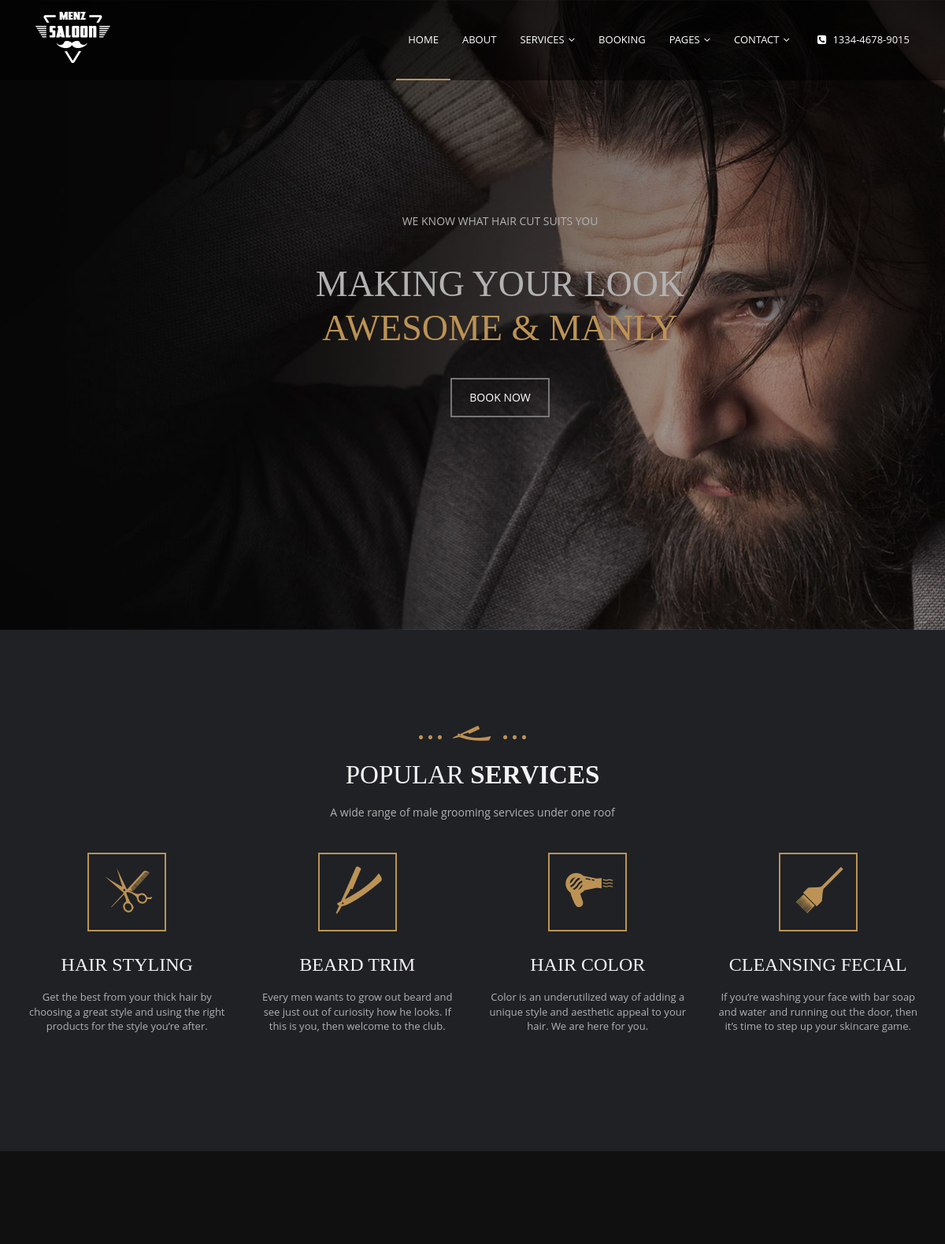
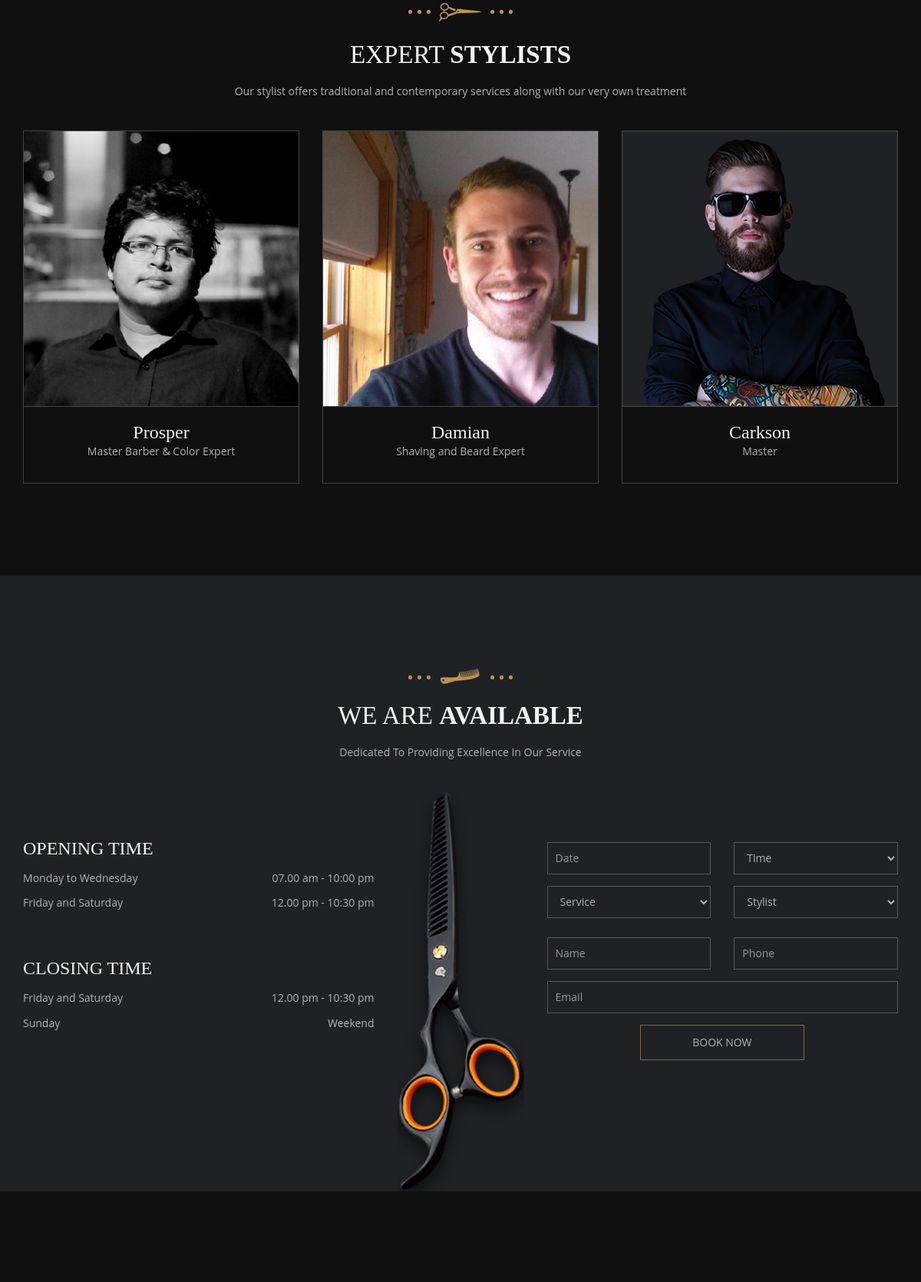
The page / (upper part) on the database its author committed (2 pictures, top to bottom).
### base/models.py (models this page shows, shortened)
class Employee(models.Model):
    service = models.ForeignKey(Service, blank=True, null=True, on_delete=models.SET_NULL)
    name = models.CharField(max_length=200, null=True, blank=True)
    skill = models.CharField(max_length=200, null=True, blank=True)
    profile_image = models.ImageField(null=True, blank=True)
    social_facebook = models.CharField(max_length=200, null=True, blank=True)
    social_linked_in = models.CharField(max_length=200, null=True, blank=True)
    social_twitter = models.CharField(max_length=200, null=True, blank=True)
    created = models.DateField(auto_now_add=True)
    id = models.UUIDField(default=uuid.uuid4, unique=True, primary_key=True, editable=False)

### base/views.py (the view)
# urls.py: path('', views.HomePage, name="home"),
def HomePage(request):
    employees = Employee.objects.all()
    img2 = why_us.objects.get(img1="stylist-1_dopPnFb.png")
    page = 1
    results = 3
    paginator = Paginator(employees, results)
    employees = paginator.page(page)
    context = {'employees':employees, 'img2':img2}
    return render(request, 'base/index.html', context)

### base/templates/base/index.html (shortened to what this page needs)
{% extends "main.html" %}
{% load static %}
{% block content %}
        <div class="owl-carousel hero-slider">
            <div class="slider-item" style="background-image: url({% static 'images/slideshow/slide-1.jpg' %});">
                <div class="container">
                    <div class="row">
                        <div class="col-md-12 text-center">
                            <p class="subtitle">WE KNOW WHAT HAIR CUT SUITS YOU</p>
                            <h1 class="title">MAKING YOUR LOOK</h1>
                            <h1 class="title title-colored">AWESOME &amp; MANLY</h1>
                            <a class="slider-btn" href="service.html">Book Now</a>
                        </div>
                    </div>
                </div>
            </div>
        </div>
        <div class="service-area bg-color-1 pad120">
            <div class="container">
                <div class="row">
                    <div class="col-xs-12">
                        <div class="section-title text-center">
                            <img src="{% static 'images/title-img/title-img-2.png' %}" class="title-img mb15" alt="">
                            <h3 class="title">Popular <strong>Services</strong></h3>
                            <p class="sub-title">A wide range of male grooming services under one roof</p>
                        </div>
                    </div>
                </div>
            </div>
            <div class="container">
                <div class="row">
                    <div class="col-md-3 col-sm-6">
                        <div class="service-box center-style text-center">
                            <div class="service-icon">
                                <i class="flaticon-scissors-and-comb"></i>
                            </div>
                            <div class="service-content">
                                <h4>Hair Styling</h4>
                                <p>Get the best from your thick hair by choosing a great style and using the right products for the style you’re after.</p>
                            </div>
                        </div>
                    </div>
                    <div class="col-md-3 col-sm-6">
                        <div class="service-box center-style text-center">
                            <div class="service-icon">
                                <i class="flaticon-razor-hair-salon-tool"></i>
                            </div>
                            <div class="service-content">
                                <h4>Beard trim</h4>
                                <p>Every men wants to grow out beard and see just out of curiosity how he looks. If this is you, then welcome to the club.</p>
                            </div>
                        </div>
                    </div>
                    <div class="col-md-3 col-sm-6">
                        <div class="service-box center-style text-center">
                            <div class="service-icon">
                                <i class="flaticon-hair-dryer-on"></i>
                            </div>
                            <div class="service-content">
                                <h4>Hair color</h4>
                                <p>Color is an underutilized way of adding a unique style and aesthetic appeal to your hair. We are here for you.</p>
                            </div>
                        </div>
                    </div>
                    <div class="col-md-3 col-sm-6">
                        <div class="service-box center-style text-center">
                            <div class="service-icon">
                                <i class="flaticon-brush-tool"></i>
                            </div>
                            <div class="service-content">
                                <h4>Cleansing fecial</h4>
                                <p>If you’re washing your face with bar soap and water and running out the door, then it’s time to step up your skincare game.</p>
                            </div>
                        </div>
                    </div>
                </div>
            </div>
        </div>
        <div class="team-area bg-color-2 pad120">
            <div class="container">
                <div class="row">
                    <div class="col-xs-12">
                        <div class="section-title text-center">
                            <img src="{% static 'images/title-img/title-img-4.png' %}" class="title-img mb15" alt="">
                            <h3 class="title">Expert <strong>stylists</strong></h3>
                            <p class="sub-title">Our stylist offers traditional and contemporary services along with our very own treatment</p>
                        </div>
                    </div>
                </div>
            </div>
            <div class="container">
                <div class="row">
                    {% for employee in employees %}
                    <div class="col-md-4 col-sm-4">
                        <div class="team-box text-center xs-mb30">
                            <div class="team-img">
                                <img src="{{employee.profile_image.url}}" alt="" class="img-responsive">
                            </div>
                            <div class="team-content">
                                <h4>{{employee.name}}</h4>
                                <p>{{employee.skill}}</p>
                            </div>
                        </div>
                    </div>
                    {% endfor %}
                </div>
            </div>
        </div>
        <div class="booking-area bg-color-1 pad-t120">
            <div class="container">
                <div class="row">
                    <div class="col-xs-12">
                        <div class="section-title text-center">
                            <img src="{% static 'images/title-img/title-img-3.png' %}" class="title-img mb15" alt="">
                            <h3 class="title">We are <strong>available</strong></h3>
                            <p class="sub-title">Dedicated To Providing Excellence In Our Service</p>
                        </div>
                    </div>
                </div>
            </div>
            <div class="container">
                <div class="row">
                    <div class="col-md-5 col-sm-6">
                    	<div class="store-timing mt60">
                    		<h4>Opening time</h4>
                    		<p>Monday to Wednesday <span class="pull-right">07.00 am - 10:00 pm</span></p>
                    		<p>Friday and Saturday <span class="pull-right">12.00 pm - 10:30 pm</span></p>
                    	</div>
                    	<div class="store-timing mt60">
                    		<h4>Closing time</h4>
                    		<p>Friday and Saturday <span class="pull-right">12.00 pm - 10:30 pm</span></p>
                    		<p>Sunday <span class="pull-right">Weekend</span></p>
                    	</div>
                    </div>
                    <div class="col-md-2 hidden-sm hidden-xs">
                    	<img src="{% static 'images/others/scissor.png' %}" alt="" class="img-responsive">
                    </div>
                    <div class="col-md-5 col-sm-6 sm-pad-b">
                        <form id="booking-form" class="booking-form mt65" data-toggle="validator" action="" method="POST">
                            <div class="row">
                                <div class="col-md-6">
                                    <div class="form-group">
                                        <input type="text" class="form-control" id="book-date" placeholder="Date" required data-error="Choose a date">
                                    </div>
                                </div>
                                <div class="col-md-6">
                                    <select class="form-control" id="book-time" required data-error="Select a time">
                                        <option value="">Time</option>
                                    </select>
                                </div>
                            </div>
                            <div class="row mb15">
                                <div class="col-md-6">
                                    <select class="form-control" id="book-service" required data-error="Choose a service">
                                        <option value="">Service</option>
                                    </select>
                                </div>
                                <div class="col-md-6">
                                    <select class="form-control" id="book-stylist" required data-error="Choose a stylist">
                                        <option value="">Stylist</option>
                                    </select>
                                </div>
                            </div>
                            <div class="row">
                                <div class="col-md-6">
                                    <div class="form-group">
                                        <input type="text" class="form-control" id="book-name" placeholder="Name" required data-error="Enter your name">
                                    </div>
                                </div>
                                <div class="col-md-6">
                                    <div class="form-group">
                                        <input type="text" class="form-control" id="book-phone" placeholder="Phone" required data-error="Enter your phone number">
                                    </div>
                                </div>
                            </div>
                            <div class="row">
                                <div class="col-md-12">
                                    <div class="form-group">
                                        <input type="email" class="form-control" id="book-email" placeholder="Email" required data-error="Enter your email address">
                                    </div>
                                </div>
                            </div>
                            <div class="row">
                                <div class="col-md-6 col-md-offset-3">
                                    <div class="form-group">
                                        <button type="submit" class="btn btn-primary hvr-in" id="book-submit">Book now</button>
                                    </div>
                                </div>
                            </div>
                        </form>
                    </div>
                </div>
            </div>
        </div>
        <div class="testimonial-area bg-color-2 pad120">
        </div>
{% endblock content %}

### rows shown on the page
Employee: profile_image (picture), name "Prosper", skill "Master Barber & Color Expert"
Employee: profile_image (picture), name "Damian", skill "Shaving and Beard Expert"
Employee: profile_image (picture), name "Carkson", skill "Master"
